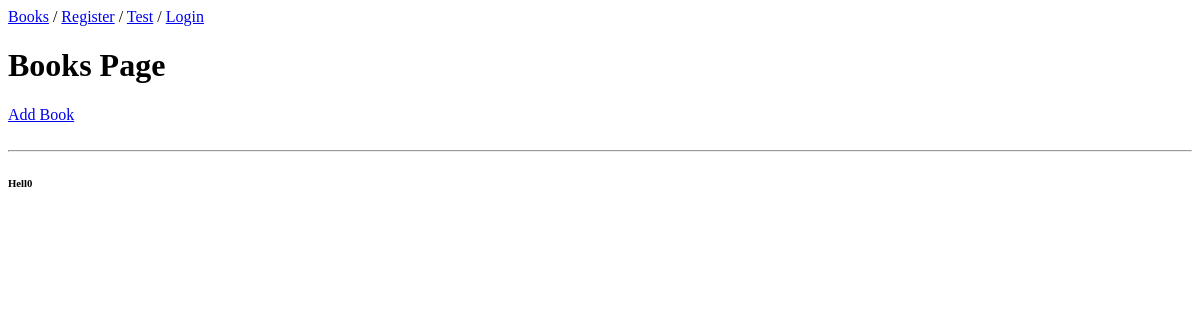
The page /products/book-list on the database as committed earlier.
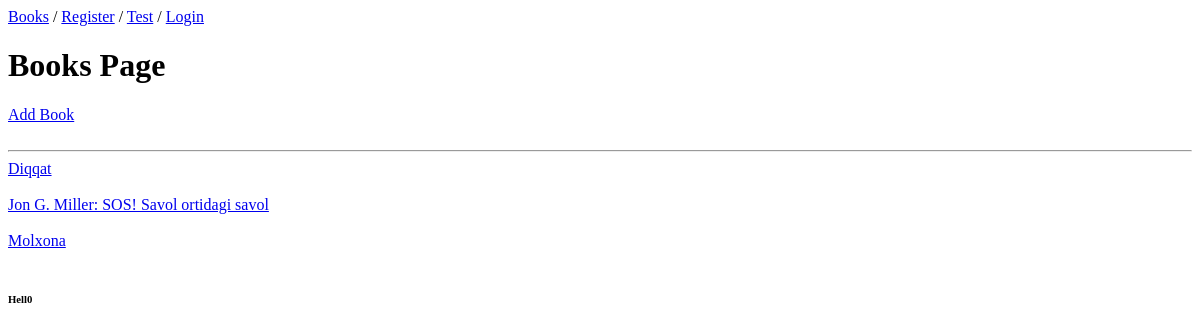
The same page on the database as committed later.
### products/models.py (models this page shows, shortened)
class Books(models.Model):
    title = models.CharField(max_length=100)
    description = models.TextField()
    price = models.IntegerField()
    category = models.ForeignKey(CategoryBooks, on_delete=models.CASCADE)
    image = models.ImageField(upload_to='books/', default='default_img/default_book_img.png')
    page = models.IntegerField()
    book_lang = models.ForeignKey(Language, on_delete=models.DO_NOTHING)
    created_at = models.DateField(auto_now_add=True)
    updated_at = models.DateField(auto_now=True)
    class Meta:
        db_table = 'books'

### products/views.py (the view)
# urls.py: path('book-list', BookListView.as_view(), name='book-list'),
class BookListView(View):
    def get(self, request):
        book = Books.objects.all().order_by('-id')
        return render(request, 'book/book_list.html', {'book': book})

### templates/book/book_list.html (shortened to what this page needs)
{% extends "base.html" %}
{% block content %}
<body>
<h1>Books Page</h1>
<a href="{% url 'products:create-book'%}">Add Book</a> <br><br><hr>
{% for b in book %}
    <a href="{% url 'products:book-detail' b.pk %}">{{ b.title }}</a> <br><br>
{% endfor %}
</body>
{% endblock content %}

Rows that differ between the two databases and show on the page:
added Books: title "Diqqat"
added Books: title "Jon G. Miller: SOS! Savol ortidagi savol"
added Books: title "Molxona"
